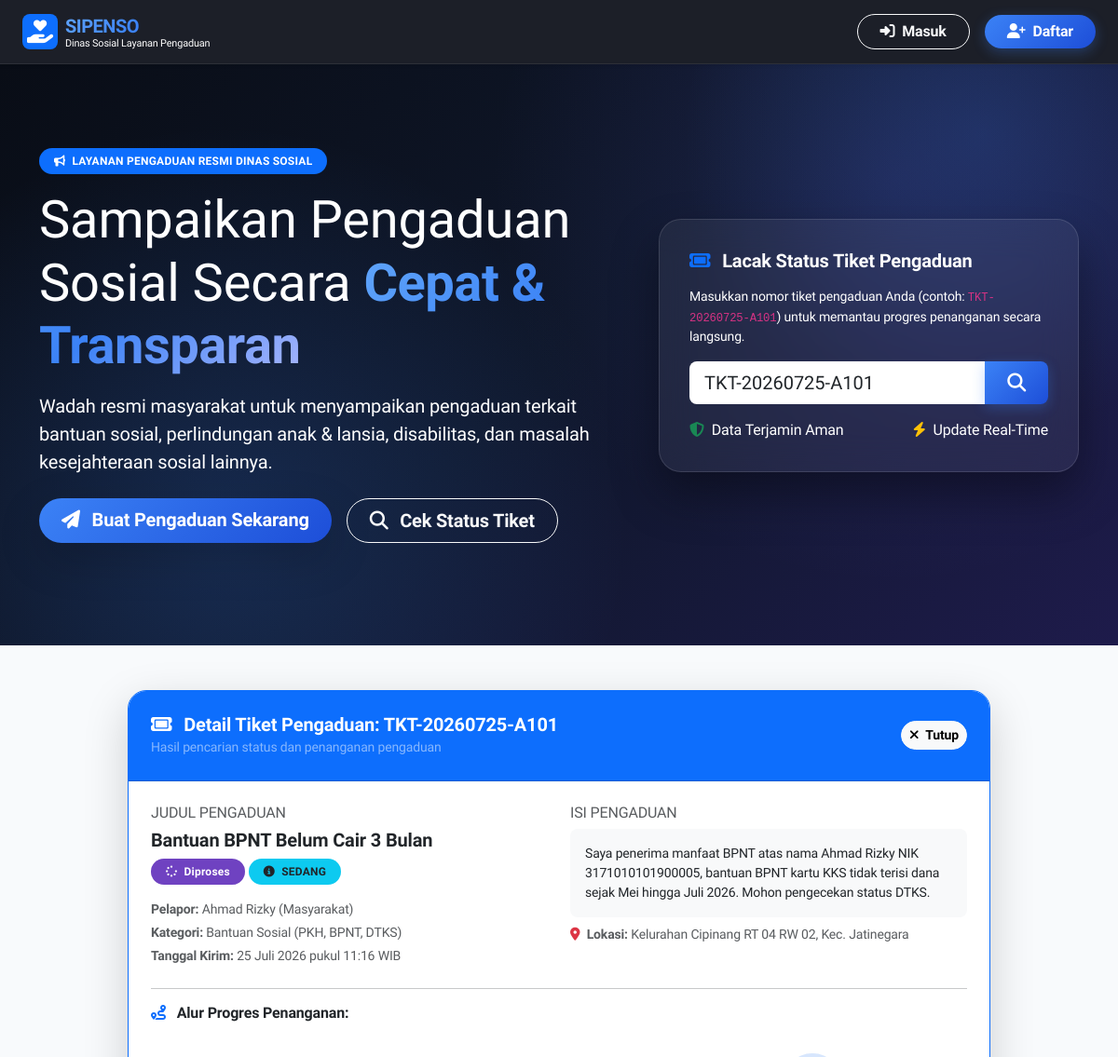
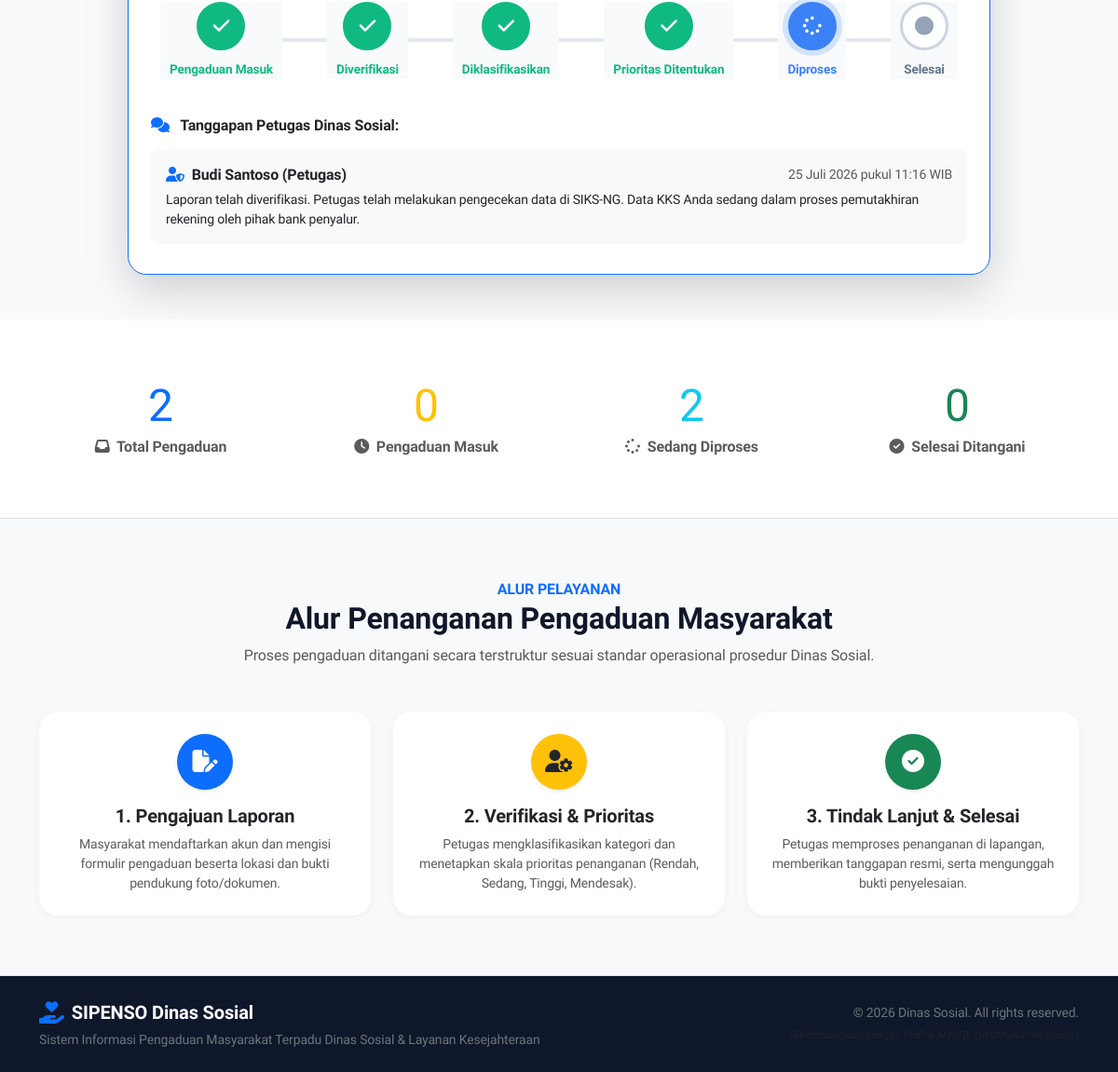
The page /index.php?tiket=TKT-20260725-A101 on the database its author committed (2 pictures, top to bottom).
### tables this page shows
CREATE TABLE pengaduan (
    id INT AUTO_INCREMENT PRIMARY KEY,
    nomor_tiket VARCHAR(30) NOT NULL UNIQUE,
    user_id INT NOT NULL,
    kategori_id INT NOT NULL,
    judul VARCHAR(150) NOT NULL,
    isi_laporan TEXT NOT NULL,
    lokasi_kejadian TEXT NOT NULL,
    tingkat_dampak ENUM('rendah', 'sedang', 'tinggi', 'mendesak') NOT NULL DEFAULT 'sedang',
    jumlah_terdampak INT DEFAULT 1,
    skor_prioritas INT DEFAULT 0,
    prioritas ENUM('Rendah', 'Sedang', 'Tinggi', 'Mendesak') NOT NULL DEFAULT 'Sedang',
    status ENUM('Pengaduan Masuk', 'Diverifikasi', 'Diklasifikasikan', 'Prioritas Ditentukan', 'Diproses', 'Selesai', 'Ditolak') NOT NULL DEFAULT 'Pengaduan Masuk',
    created_at TIMESTAMP DEFAULT CURRENT_TIMESTAMP,
    updated_at TIMESTAMP DEFAULT CURRENT_TIMESTAMP ON UPDATE CURRENT_TIMESTAMP,
    FOREIGN KEY (user_id) REFERENCES users(id) ON DELETE CASCADE,
    FOREIGN KEY (kategori_id) REFERENCES kategori(id) ON DELETE RESTRICT
);

CREATE TABLE users (
    id INT AUTO_INCREMENT PRIMARY KEY,
    nik VARCHAR(16) UNIQUE NULL,
    nama_lengkap VARCHAR(100) NOT NULL,
    email VARCHAR(100) NOT NULL UNIQUE,
    foto_profil VARCHAR(255) NULL,
    no_hp VARCHAR(20) NOT NULL,
    alamat TEXT NULL,
    username VARCHAR(50) NOT NULL UNIQUE,
    password VARCHAR(255) NOT NULL,
    role ENUM('admin', 'petugas', 'pelapor') NOT NULL DEFAULT 'pelapor',
    status_akun ENUM('aktif', 'nonaktif') NOT NULL DEFAULT 'aktif',
    created_at TIMESTAMP DEFAULT CURRENT_TIMESTAMP,
    updated_at TIMESTAMP DEFAULT CURRENT_TIMESTAMP ON UPDATE CURRENT_TIMESTAMP
);

CREATE TABLE kategori (
    id INT AUTO_INCREMENT PRIMARY KEY,
    kode_kategori VARCHAR(30) NOT NULL UNIQUE,
    nama_kategori VARCHAR(100) NOT NULL,
    deskripsi TEXT NULL,
    created_at TIMESTAMP DEFAULT CURRENT_TIMESTAMP
);

CREATE TABLE tanggapan (
    id INT AUTO_INCREMENT PRIMARY KEY,
    pengaduan_id INT NOT NULL,
    petugas_id INT NOT NULL,
    isi_tanggapan TEXT NOT NULL,
    status_tanggapan ENUM('Diverifikasi', 'Diproses', 'Selesai', 'Ditolak') NOT NULL,
    created_at TIMESTAMP DEFAULT CURRENT_TIMESTAMP,
    FOREIGN KEY (pengaduan_id) REFERENCES pengaduan(id) ON DELETE CASCADE,
    FOREIGN KEY (petugas_id) REFERENCES users(id) ON DELETE CASCADE
);

### index.php (the view, shortened to what the rows shown need)
<?php
require_once __DIR__ . '/includes/header.php';
$search_ticket = sanitize($_GET['tiket'] ?? '');
$ticket_result = null;
$ticket_error = '';
if (!empty($search_ticket)) {
    if ($pdo) {
        $stmt = $pdo->prepare("SELECT p.*, k.nama_kategori, u.nama_lengkap AS nama_pelapor
                               FROM pengaduan p
                               JOIN kategori k ON p.kategori_id = k.id
                               JOIN users u ON p.user_id = u.id
                               WHERE p.nomor_tiket = :tiket LIMIT 1");
        $stmt->execute(['tiket' => $search_ticket]);
        $ticket_result = $stmt->fetch();
        if (!$ticket_result) {
            $ticket_error = 'Nomor tiket "' . $search_ticket . '" tidak ditemukan. Silakan periksa kembali nomor tiket Anda.';
        } else {
            $stmtResp = $pdo->prepare("SELECT t.*, u.nama_lengkap AS nama_petugas
                                       FROM tanggapan t
                                       JOIN users u ON t.petugas_id = u.id
                                       WHERE t.pengaduan_id = :pid
                                       ORDER BY t.created_at DESC");
            $stmtResp->execute(['pid' => $ticket_result['id']]);
            $ticket_result['tanggapan'] = $stmtResp->fetchAll();
        }
    }
}
$stats = ['total' => 0, 'masuk' => 0, 'proses' => 0, 'selesai' => 0];
if ($pdo) {
    $stmt = $pdo->query("SELECT status, COUNT(*) AS count FROM pengaduan GROUP BY status");
    while ($row = $stmt->fetch()) {
        $stats['total'] += $row['count'];
        if ($row['status'] == 'Pengaduan Masuk') $stats['masuk'] += $row['count'];
        elseif (in_array($row['status'], ['Diproses', 'Diverifikasi', 'Diklasifikasikan', 'Prioritas Ditentukan'])) $stats['proses'] += $row['count'];
        elseif ($row['status'] == 'Selesai') $stats['selesai'] += $row['count'];
    }
}
?>
<section class="hero-section text-center text-md-start">
    <div class="container">
        <div class="row align-items-center">
            <div class="col-lg-7 mb-4 mb-lg-0">
                <h1 class="display-4 fw-extrabold mb-3">Sampaikan Pengaduan Sosial Secara <span class="brand-title">Cepat &amp; Transparan</span></h1>
            </div>
        </div>
    </div>
</section>
<?php if (!empty($search_ticket)): ?>
<div class="container py-5">
    <div class="row justify-content-center">
        <div class="col-lg-10">
            <div class="card card-custom border-primary shadow-lg overflow-hidden">
                <div class="card-body p-4">
                    <?php if ($ticket_error): ?>
                        <div class="alert alert-warning my-2">
                            <i class="fa-solid fa-circle-exclamation me-2"></i><?= $ticket_error; ?>
                        </div>
                    <?php else: ?>
                        <div class="row g-4 mb-4">
                            <div class="col-md-6">
                                <h6 class="text-muted text-uppercase text-xs font-bold">Judul Pengaduan</h6>
                                <h5 class="fw-bold text-dark mb-2"><?= sanitize($ticket_result['judul']); ?></h5>
                                <div class="mb-3">
                                    <?= get_status_badge($ticket_result['status']); ?>
                                    <?= get_priority_badge($ticket_result['prioritas']); ?>
                                </div>
                                <p class="text-muted small mb-1"><strong>Pelapor:</strong> <?= sanitize($ticket_result['nama_pelapor']); ?></p>
                                <p class="text-muted small mb-1"><strong>Kategori:</strong> <?= sanitize($ticket_result['nama_kategori']); ?></p>
                                <p class="text-muted small mb-0"><strong>Tanggal Kirim:</strong> <?= format_tanggal($ticket_result['created_at']); ?></p>
                            </div>
                            <div class="col-md-6">
                                <h6 class="text-muted text-uppercase text-xs font-bold">Isi Pengaduan</h6>
                                <p class="bg-light p-3 rounded-3 small text-dark mb-2"><?= nl2br(sanitize($ticket_result['isi_laporan'])); ?></p>
                                <p class="text-muted small mb-0"><strong><i class="fa-solid fa-location-dot text-danger me-1"></i> Lokasi:</strong> <?= sanitize($ticket_result['lokasi_kejadian']); ?></p>
                            </div>
                        </div>
                        <hr>
                        <h6 class="fw-bold mb-3"><i class="fa-solid fa-route text-primary me-2"></i> Alur Progres Penanganan:</h6>
                        <div class="timeline-stepper">
                            <?php
                            $statuses = ['Pengaduan Masuk', 'Diverifikasi', 'Diklasifikasikan', 'Prioritas Ditentukan', 'Diproses', 'Selesai'];
                            $current_status = $ticket_result['status'];
                            $current_index = array_search($current_status, $statuses);
                            foreach ($statuses as $idx => $st):
                                $class = '';
                                if ($current_status == 'Ditolak') {
                                    $class = '';
                                } else {
                                    if ($idx < $current_index) $class = 'completed';
                                    elseif ($idx == $current_index) $class = 'active';
                                }
                            ?>
                            <div class="step-item <?= $class; ?>">
                                <div class="step-icon">
                                    <i class="fa-solid <?= $idx < $current_index ? 'fa-check' : ($idx == $current_index ? 'fa-spinner fa-spin' : 'fa-circle'); ?>"></i>
                                </div>
                                <div class="step-title"><?= $st; ?></div>
                            </div>
                            <?php endforeach; ?>
                        </div>
                        <h6 class="fw-bold mt-4 mb-3"><i class="fa-solid fa-comments text-primary me-2"></i> Tanggapan Petugas Dinas Sosial:</h6>
                        <?php if (!empty($ticket_result['tanggapan'])): ?>
                            <?php foreach ($ticket_result['tanggapan'] as $t): ?>
                                <div class="card border-0 bg-light rounded-3 mb-2">
                                    <div class="card-body p-3">
                                        <div class="d-flex justify-content-between align-items-center mb-1">
                                            <span class="fw-bold text-dark"><i class="fa-solid fa-user-shield me-1 text-primary"></i> <?= sanitize($t['nama_petugas']); ?></span>
                                            <small class="text-muted"><?= format_tanggal($t['created_at']); ?></small>
                                        </div>
                                        <p class="mb-0 small text-slate-700"><?= nl2br(sanitize($t['isi_tanggapan'])); ?></p>
                                    </div>
                                </div>
                            <?php endforeach; ?>
                        <?php else: ?>
                            <div class="alert alert-secondary small mb-0">Belum ada tanggapan resmi dari petugas. Pengaduan sedang dalam antrean verifikasi.</div>
                        <?php endif; ?>
                    <?php endif; ?>
                </div>
            </div>
        </div>
    </div>
</div>
<?php endif; ?>
<section class="py-5 bg-white border-bottom">
    <div class="container">
        <div class="row g-4 text-center">
            <div class="col-md-3 col-6">
                <div class="p-3">
                    <h2 class="display-5 fw-extrabold text-primary mb-1"><?= $stats['total']; ?></h2>
                </div>
            </div>
            <div class="col-md-3 col-6">
                <div class="p-3">
                    <h2 class="display-5 fw-extrabold text-warning mb-1"><?= $stats['masuk']; ?></h2>
                </div>
            </div>
            <div class="col-md-3 col-6">
                <div class="p-3">
                    <h2 class="display-5 fw-extrabold text-info mb-1"><?= $stats['proses']; ?></h2>
                </div>
            </div>
            <div class="col-md-3 col-6">
                <div class="p-3">
                    <h2 class="display-5 fw-extrabold text-success mb-1"><?= $stats['selesai']; ?></h2>
                </div>
            </div>
        </div>
    </div>
</section>
<section class="py-5 bg-light">
    <div class="container py-3">
        <div class="text-center max-w-2xl mx-auto mb-5">
            <h2 class="fw-bold">Alur Penanganan Pengaduan Masyarakat</h2>
        </div>
    </div>
</section>
<?php
require_once __DIR__ . '/includes/footer.php';
?>

### rows shown on the page
pengaduan: judul "Bantuan BPNT Belum Cair 3 Bulan", user.nama_lengkap "Ahmad Rizky (Masyarakat)", kategori.nama_kategori "Bantuan Sosial (PKH, BPNT, DTKS)", created_at "25 Juli 2026 pukul 11:16 WIB", isi_laporan "Saya penerima manfaat BPNT atas nama Ahmad Rizky NIK 3171010101900005, bantuan BPNT kartu KKS tidak terisi dana sejak Mei hingga Juli 2026. Mohon pengecekan status DTKS.", lokasi_kejadian "Kelurahan Cipinang RT 04 RW 02, Kec. Jatinegara", status "Diproses" (drawn)
tanggapan: petugas.nama_lengkap "Budi Santoso (Petugas)", created_at "25 Juli 2026 pukul 11:16 WIB", isi_tanggapan "Laporan telah diverifikasi. Petugas telah melakukan pengecekan data di SIKS-NG. Data KKS Anda sedang dalam proses pemutakhiran rekening oleh pihak bank penyalur."

### other values the page prints
$search_ticket "TKT-20260725-A101"
$st "Pengaduan Masuk"
$st "Diverifikasi"
$st "Diklasifikasikan"
$st "Prioritas Ditentukan"
$st "Diproses"
$st "Selesai"
$stats['total'] "2"
$stats['masuk'] "0"
$stats['proses'] "2"
$stats['selesai'] "0"
